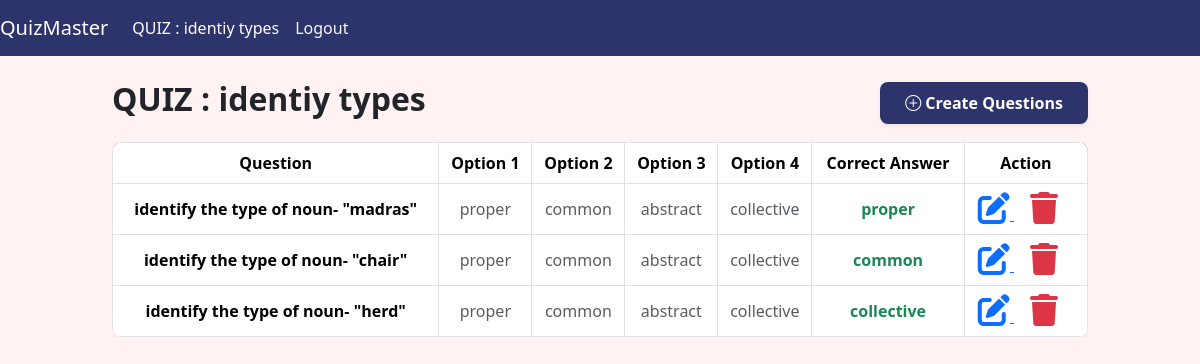
Screenshot of /showquiz/2 (signed in) with the database file from the repository.
### app.py (models this page shows, shortened)
class QuizTest(db.Model):
    __tablename__="QuizTest"
    id=db.Column(db.Integer, primary_key=True)
    date_ofquiz=db.Column(db.Date,nullable=False)
    time_dur=db.Column(db.String(20),nullable=False)
    remarks=db.Column(db.String(120),nullable=False)
    section_id=db.Column(db.Integer, db.ForeignKey("CourseSection.id"),nullable=False)
    course_section=db.relationship("CourseSection", back_populates='quizzes')
    quiz_questions=db.relationship("QuizQuestion",back_populates='quiz_test',cascade='all,delete-orphan')
    user_scores=db.relationship('UserScore',back_populates='quiz_test',cascade='all,delete-orphan')

class QuizQuestion(db.Model):
    __tablename__="QuizQuestion"
    id=db.Column(db.Integer, primary_key=True)
    statement_que=db.Column(db.String(120),nullable=False)
    option1=db.Column(db.String(120),nullable=False)
    option2=db.Column(db.String(120),nullable=False)
    option3=db.Column(db.String(120),nullable=False)
    option4=db.Column(db.String(120),nullable=False)
    correction=db.Column(db.String(120),nullable=False)
    quiz_id=db.Column(db.Integer, db.ForeignKey("QuizTest.id"),nullable=False)
    quiz_test=db.relationship("QuizTest",back_populates='quiz_questions')

### app.py (the view)
@app.route("/showquiz/<int:quizid>", methods=["POST", "GET"])
def showquiz(quizid):
    if 'admin' in session:
        quiz = QuizTest.query.filter_by(id=quizid).first()
        if quiz:
            questions = QuizQuestion.query.filter_by(quiz_id=quizid).all()
            return render_template("showquiz.html", quiz=quiz, questions=questions)
        else:
            flash("Quiz not found", "error")
            return redirect("/admin")
    return redirect("/login")

### templates/showquiz.html (shortened to what this page needs)
{% extends "index.html" %}
{% block content %}
<nav class="navbar navbar-expand-lg navbar-dark" style="background-color: #2D336B;">
    <a class="navbar-brand" href="/admin">QuizMaster</a>
    <div class="collapse navbar-collapse" id="navbarNavAltMarkup">
      <div class="navbar-nav">
        <a class="nav-item nav-link active" href="/showquiz/{{quiz.id}}">QUIZ : {{quiz.remarks}}</a>
        <a class="nav-item nav-link active text-light" href="/logout">Logout</a>
      </div>
    </div>
  </nav>
  <div class="container-fluid mt-4">
    <div class="row justify-content-center">
        <div class="col-md-10">
            <div class="d-flex justify-content-between align-items-center mb-3">
                <h2 class="fw-bold text-dark">QUIZ : {{ quiz.remarks }}</h2>
                <a href="/questionmaking/{{ quiz.id }}"
                   class="btn fw-semibold text-white shadow-sm px-4 py-2"
                   style="background-color: #2D336B; border-radius: 8px; transition: 0.3s;">
                   <i class="bi bi-plus-circle"></i> Create Questions
                </a>
            </div>
            {% if questions|length > 0 %}
            <div class="table-responsive">
                <table class="table table-bordered table-hover text-center align-middle shadow-sm" style="border-radius: 10px; overflow: hidden;">
                    <thead class="thead-dark text-white" style="background-color: #2D336B;">
                        <tr>
                            <th>Question</th>
                            <th>Option 1</th>
                            <th>Option 2</th>
                            <th>Option 3</th>
                            <th>Option 4</th>
                            <th>Correct Answer</th>
                            <th>Action</th>
                        </tr>
                    </thead>
                    <tbody>
                        {% for que in questions %}
                        <tr>
                            <td class="fw-semibold">{{ que.statement_que }}</td>
                            <td class="text-muted">{{ que.option1 }}</td>
                            <td class="text-muted">{{ que.option2 }}</td>
                            <td class="text-muted">{{ que.option3 }}</td>
                            <td class="text-muted">{{ que.option4 }}</td>
                            <td class="fw-bold text-success">{{ que.correction }}</td>
                            <td>
                                <a href="/queedit/{{ que.id }}" class="text-primary me-3">
                                    <i class="fa-solid fa-pen-to-square fa-2x"></i>
                                </a>
                                <a href="/delquepopup/{{ que.id }}" class="text-danger me-3">
                                    <i class="fa-solid fa-trash fa-2x"></i>
                                </a>
                            </td>
                        </tr>
                        {% endfor %}
                    </tbody>
                </table>
            </div>
            {% endif %}
        </div>
    </div>
</div>
{% endblock %}

### static/css/style.css (style rules this page uses)
body { background-color: #FFF2F2 !important; }
.table { margin: 0 auto; text-align: center; width: 100%; }
.table th, .table td { text-align: center; vertical-align: middle; width: auto; }

### rows the page displays
QuizTest: remarks "identiy types"
QuizQuestion: statement_que "identify the type of noun- \"madras\"", option1 "proper", option2 "common", option3 "abstract", option4 "collective", correction "proper"
QuizQuestion: statement_que "identify the type of noun- \"chair\"", option1 "proper", option2 "common", option3 "abstract", option4 "collective", correction "common"
QuizQuestion: statement_que "identify the type of noun- \"herd\"", option1 "proper", option2 "common", option3 "abstract", option4 "collective", correction "collective"
